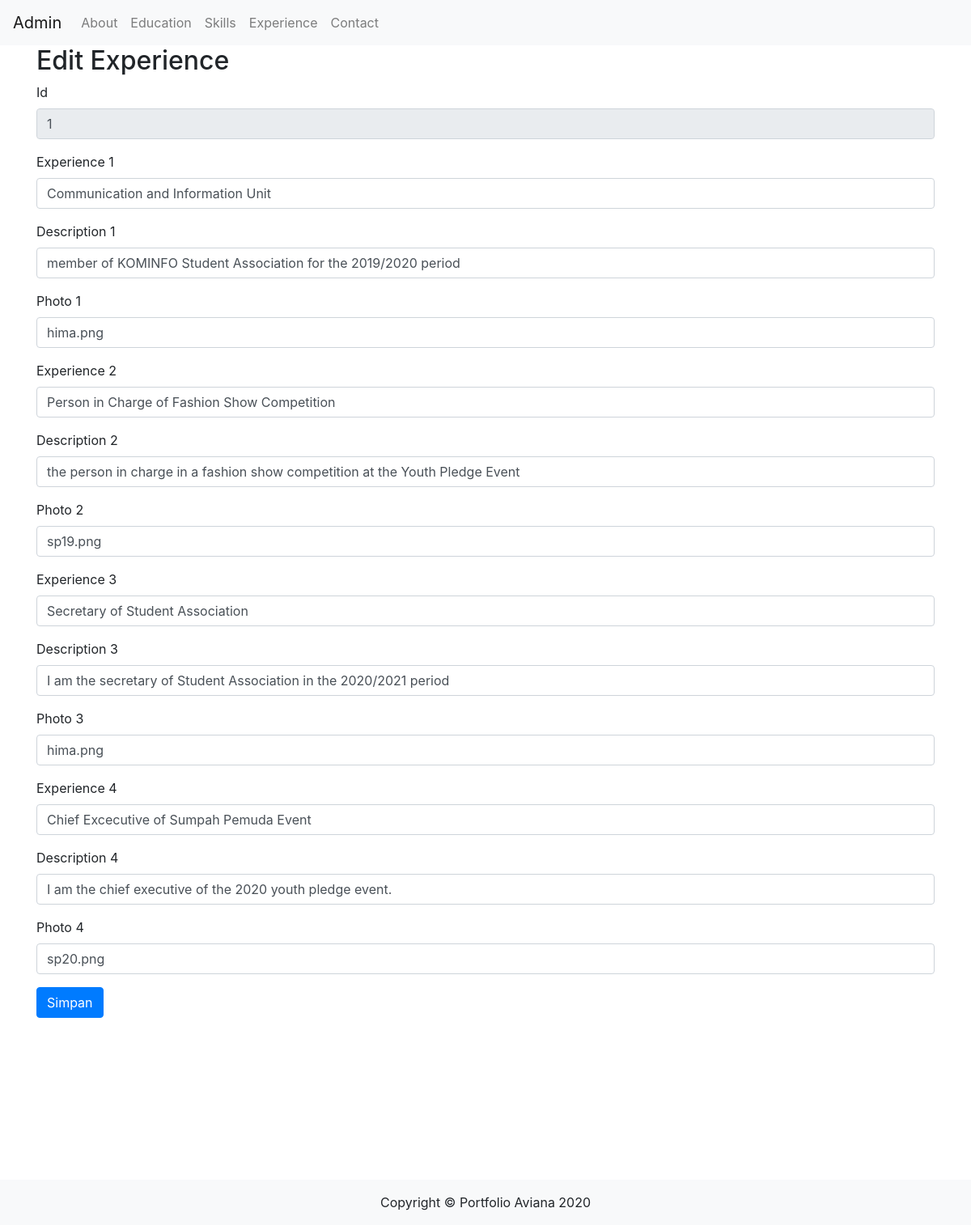
The app's page /admin/edit_ex.php?id=1 with its own data.
### tables this page shows
CREATE TABLE `experience` (
  `id` int(20) NOT NULL,
  `ex1` varchar(255) NOT NULL,
  `des1` varchar(1000) NOT NULL,
  `gambar1` varchar(255) NOT NULL,
  `ex2` varchar(255) NOT NULL,
  `des2` varchar(1000) NOT NULL,
  `gambar2` varchar(225) NOT NULL,
  `ex3` varchar(255) NOT NULL,
  `des3` varchar(1000) NOT NULL,
  `gambar3` varchar(255) NOT NULL,
  `ex4` varchar(255) NOT NULL,
  `des4` varchar(1000) NOT NULL,
  `gambar4` varchar(255) NOT NULL
);

### admin/edit_ex.php (the view, shortened to what this page needs)
<!DOCTYPE html>
<html lang="en">
<head>
    <link rel="stylesheet" href="https://stackpath.bootstrapcdn.com/bootstrap/4.5.2/css/bootstrap.min.css">
</head>
<body>
    <?php
    include_once "header.php";
    include_once "koneksi.php";
    if(isset($_GET['id'])){
        $id= $_GET['id'];
        $strSQL ="SELECT * FROM experience WHERE id='".$id."'";
        $runStrSQL = mysqli_query($conn,$strSQL);
        $jmlRowData = mysqli_num_rows($runStrSQL);
        if ($jmlRowData > 0 ){
            while($row = mysqli_fetch_assoc($runStrSQL)){
                $ex1=$row["ex1"];
                $des1= $row["des1"];
                $gambar1= $row["gambar1"];
                $ex2 = $row["ex2"];
                $des2 = $row["des2"];
                $gambar2 = $row["gambar2"];
                $ex3 = $row["ex3"];
                $des3 = $row["des3"];
                $gambar3=$row["gambar3"];
                $ex4= $row["ex4"];
                $des4= $row["des4"];
                $gambar4 = $row["gambar4"];
            }
        }
    }
    else {
        header("location:Aexperience.php");
    }
    $disableForm = isset($_GET['id'])?"enabled": "disabled";
    ?>
    <div class="container">
        <h2>Edit Experience</h2>
        <form id="myform" method="post" action="update_ex.php">
            <div class="form-group">
                <label>Id</label>
                <input id="id" class="form-control" type="text" name="id" value="<?php echo $id ?>" readonly <?php echo $disableForm ?>  >
            </div>
            <div class="form-group">
                <label>Experience 1</label>
                <input id="ex1" class="form-control" type="text" name="ex1" value="<?php echo $ex1 ?>" <?php echo $disableForm ?> >
            </div>
            <div class="form-group">
                <label>Description 1</label>
                <input id="des1" class="form-control" type="text" name="des1" value="<?php echo $des1 ?>" <?php echo $disableForm ?> >
            </div>
            <div class="form-group">
                <label>Photo 1 </label>
                <input id="gambar1" class="form-control" type="text" name="gambar1" value="<?php echo $gambar1 ?>" <?php echo $disableForm ?> >
            </div>
            <div class="form-group">
                <label>Experience 2</label>
                <input id="ex2" class="form-control" type="text" name="ex2" value="<?php echo $ex2 ?>" <?php echo $disableForm ?> >
            </div>
            <div class="form-group">
                <label>Description 2</label>
                <input id="des2" class="form-control" type="text" name="des2" value="<?php echo $des2 ?>" <?php echo $disableForm ?> >
            </div>
            <div class="form-group">
                <label>Photo 2</label>
                <input id="gambar2" class="form-control" type="text" name="gambar2" value="<?php echo $gambar2 ?>" <?php echo $disableForm ?> >
            </div>
            <div class="form-group">
                <label>Experience 3</label>
                <input id="ex3" class="form-control" type="text" name="ex3" value="<?php echo $ex3 ?>" <?php echo $disableForm ?> >
            </div>
            <div class="form-group">
                <label>Description 3</label>
                <input id="des3" class="form-control" type="text" name="des3" value="<?php echo $des3 ?>" <?php echo $disableForm ?> >
            </div>
            <div class="form-group">
                <label>Photo 3</label>
                <input id="gambar3" class="form-control" type="text" name="gambar3" value="<?php echo $gambar3 ?>" <?php echo $disableForm ?> >
            </div>
            <div class="form-group">
                <label>Experience 4</label>
                <input id="ex4" class="form-control" type="text" name="ex4" value="<?php echo $ex4 ?>" <?php echo $disableForm ?> >
            </div>
            <div class="form-group">
                <label>Description 4</label>
                <input id="des4" class="form-control" type="text" name="des4" value="<?php echo $des4 ?>" <?php echo $disableForm ?> >
            </div>
            <div class="form-group">
                <label>Photo 4</label>
                <input id="gambar4" class="form-control" type="text" name="gambar4" value="<?php echo $gambar4 ?>" <?php echo $disableForm ?> >
            </div>
                <input class="btn btn-primary" type="button" id="tombol" value="Simpan">
        </form>
    </div>
    <?php include_once "footer.php"; ?>
</body>
</html>

### records on screen
experience: ex1 "Communication and Information Unit", des1 "member of KOMINFO Student Association for the 2019/2020 period", gambar1 "hima.png", ex2 "Person in Charge of Fashion Show Competition", des2 "the person in charge in a fashion show competition at the Youth Pledge Event", gambar2 "sp19.png", ex3 "Secretary of Student Association", des3 "I am the secretary of Student Association in the 2020/2021 period", gambar3 "hima.png", ex4 "Chief Excecutive of Sumpah Pemuda Event", des4 "I am the chief executive of the 2020 youth pledge event.", gambar4 "sp20.png"
